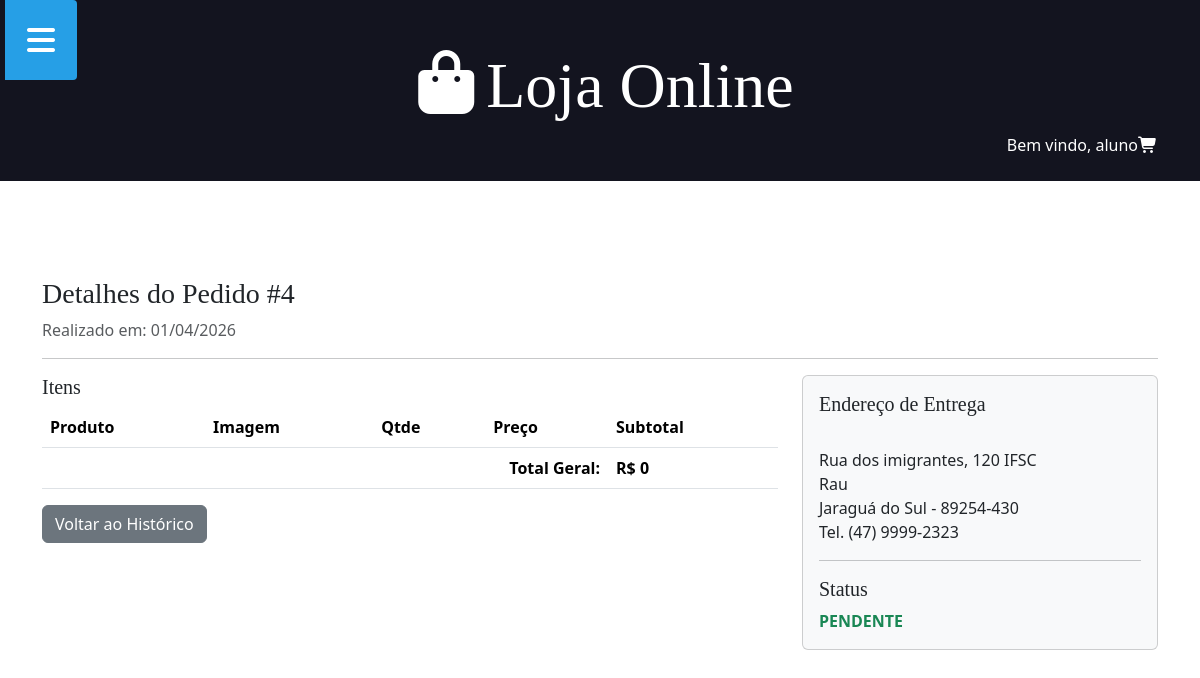
/pedido/4 (signed in), run on an earlier commit of the app's database.
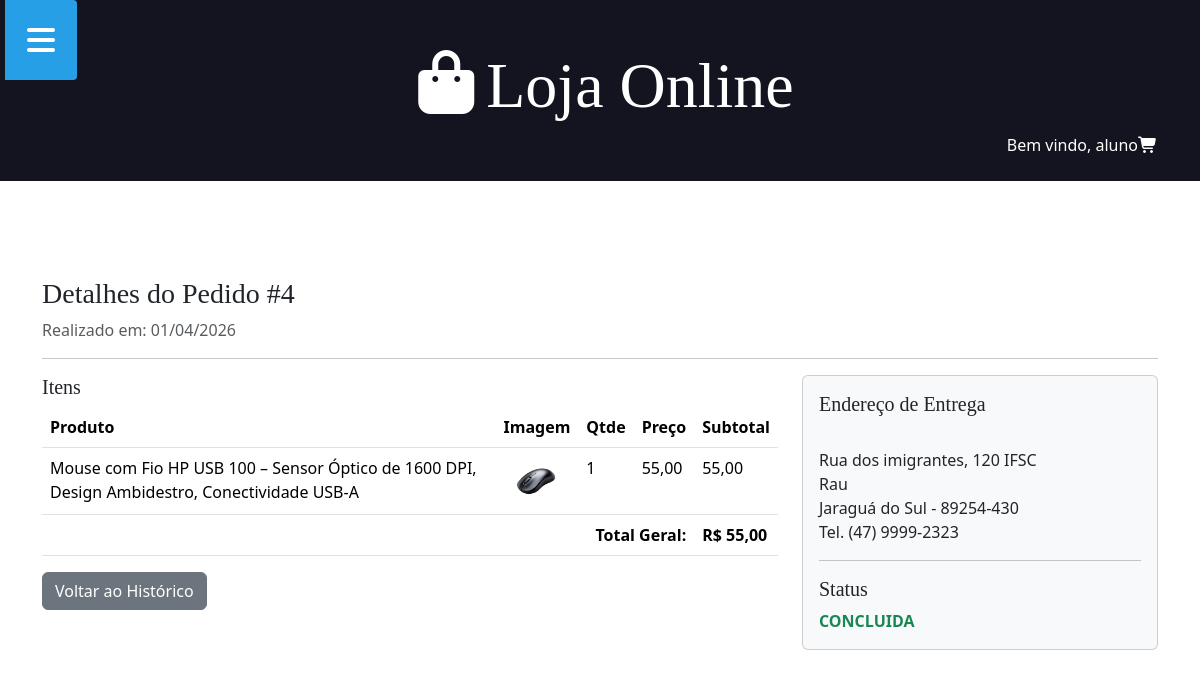
And on a later commit of the database.
### aplicacao/models.py (models this page shows, shortened)
class Venda(models.Model):
    STATUS_CHOICES = (
        ('P', 'PENDENTE'),
        ('C', 'CONCLUIDA'),
        ('X', 'CANCELADA')
    )
    status = models.CharField(max_length=1, choices=STATUS_CHOICES, default='P')
    data = models.DateField(auto_now_add=True)
    cliente = models.ForeignKey(User, on_delete=models.CASCADE)
    @property
    def total(self):
        total = 0
        for item in self.itemvenda_set.all():
            total += item.produto.preco * item.qtde
        return total

class ItemVenda(models.Model):
    venda = models.ForeignKey(Venda, on_delete=models.CASCADE)
    produto = models.ForeignKey(Produto, on_delete=models.CASCADE)
    qtde = models.IntegerField(null=True, blank=True)
    @property
    def subtotal(self):
        return self.produto.preco * self.qtde

class Produto(models.Model):
    nome = models.CharField(max_length=100, null=True, blank=True)
    preco = models.DecimalField(decimal_places=2, max_digits=10, null=True, blank=True)
    qtde = models.IntegerField(null=True, blank=True)
    descricao = models.TextField(null=True, blank=True)
    data = models.DateField(null=True, blank=True)
    imagem = models.ImageField(upload_to='produtos/', null=True, blank=True)

### aplicacao/views.py (the view)
# urls.py: path('pedido/<int:venda_id>', views.detalhe_pedido, name="urldetalhe_pedido"),
@login_required
def detalhe_pedido(request, venda_id):
    venda = get_object_or_404(Venda, id=venda_id, cliente=request.user)
    if venda.cliente != request.user:
        return redirect("historico_pedidos")
    itens = venda.itemvenda_set.all()
    try:
        perfil = Perfil.objects.get(cliente=request.user)
    except Perfil.DoesNotExist:
        perfil = None
    context = {
        'venda': venda,
        'itens': itens,
        'perfil': perfil
    }
    return render(request, 'detalhe_pedido.html', context)

### aplicacao/templates/detalhe_pedido.html
{% extends 'global/base.html' %}
{% block content %}
  <div class="container mt-5">
    <div class="row">
      <div class="col-md-12">
        <h3>Detalhes do Pedido #{{ venda.id }}</h3>
        <p class="text-muted">Realizado em: {{ venda.data|date:'d/m/Y' }}</p>
        <hr />
      </div>
    </div>
    <div class="row">
      <div class="col-md-8">
        <h5>Itens</h5>
        <table class="table">
          <thead>
            <tr>
              <th>Produto</th>
              <th>Imagem</th>
              <th>Qtde</th>
              <th>Preço</th>
              <th>Subtotal</th>
            </tr>
          </thead>
          <tbody>
            {% for item in itens %}
              <tr>
                <td>{{ item.produto.nome }}</td>
                <td>
                  {% if item.produto.imagem %}
                    <img src="{{ item.produto.imagem.url }}" alt="{{ item.produto.nome }}" width="50" class="ms-2" />
                  {% endif %}
                </td>
                <td>{{ item.qtde }}</td>
                <td>{{ item.produto.preco }}</td>
                <td>{{ item.subtotal }}</td>
              </tr>
            {% endfor %}
          </tbody>
          <tfoot>
            <tr>
              <th colspan="4" class="text-end">Total Geral:</th>
              <th>R$ {{ venda.total }}</th>
            </tr>
          </tfoot>
        </table>
        <a href="{% url 'urlhistorico' %}" class="btn btn-secondary">Voltar ao Histórico</a>
      </div>
      <div class="col-md-4">
        <div class="card bg-light">
            <div class="card-body">
                <h5>Endereço de Entrega</h5>
                {% if perfil %}
                    <p class="card-text">
                        <strong>{{ perfil.cliente.fisrt_name }} {{ perfil.cliente.last_name }}</strong><br>
                        {{ perfil.rua }}, {{ perfil.numero }} {{ perfil.complemento }} <br>
                        {{ perfil.bairro }} <br>
                        {{ perfil.cidade }} - {{ perfil.cep }} <br>
                        Tel. {{ perfil.telefone }}
                    </p>
                {% endif %}
                <hr />
                <h5 class="card-title">Status</h5>
                <p class="card-text text-success fw-bold">{{ venda.get_status_display }}</p>
            </div>
        </div>
      </div>
    </div>
  </div>
{% endblock %}

What changed in the data, as far as the page shows it:
changed Venda id 4: total "0" → "55,00"; status "PENDENTE" → "CONCLUIDA"
added ItemVenda: produto.nome "Mouse com Fio HP USB 100 – Sensor Óptico de 1600 DPI, Design Ambidestro, Conectividade USB-A", produto.imagem (picture), qtde "1", produto.preco "55,00", subtotal "55,00"
